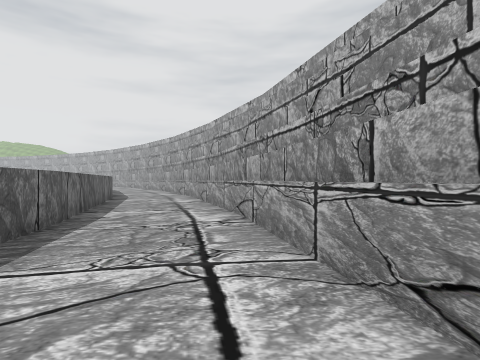
view 1 (above)

16 first-person views from a walk through a scene from a Unity 3-D project. The camera is 1.3 m above the floor, looks level and sees 80° across. The floor is counted in squares, 1.6 m on a side. Each view is taken from the middle of a square. On the plan, view 1 faces up. The plan holds only what a view shows up to about 10 squares ahead; the rest is blank. The place goes on beyond the plan. The player character is not drawn. Some surface patterns are stand-ins.

view 2
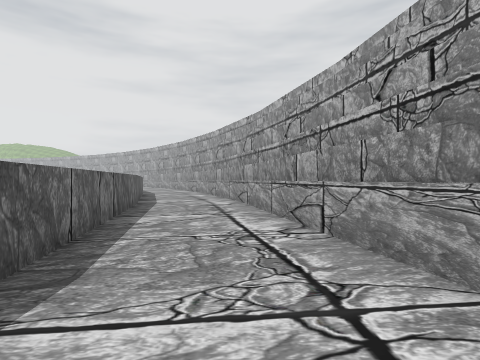

view 3
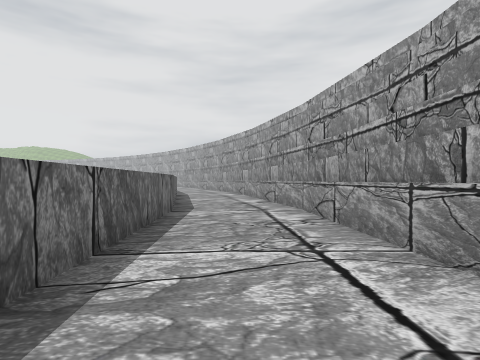

view 4
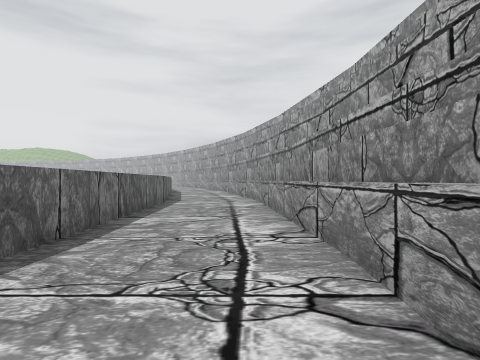

view 5
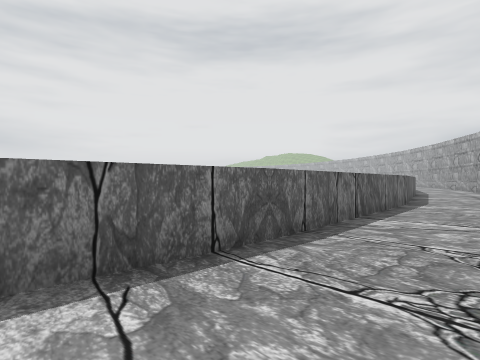

view 6
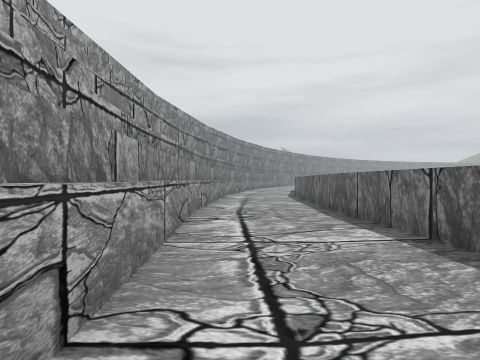

view 7
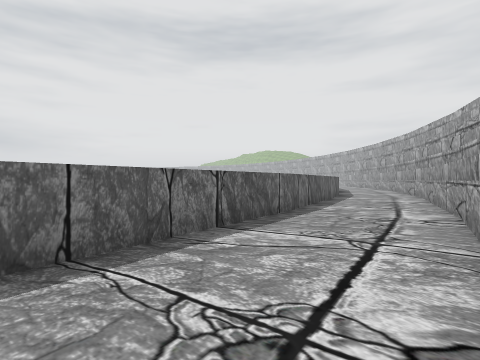

view 8
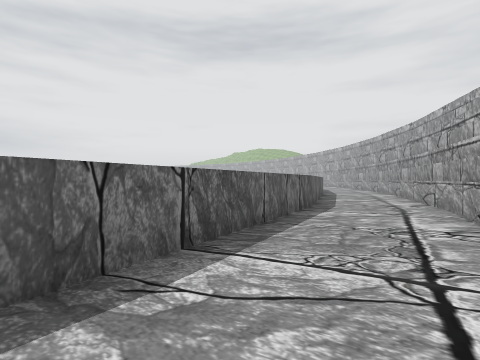

view 9
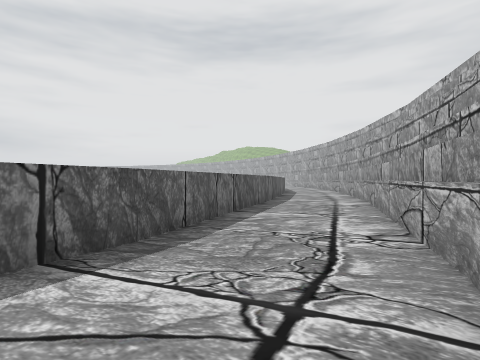

view 10
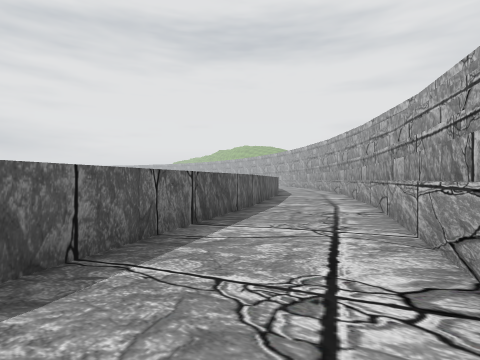

view 11
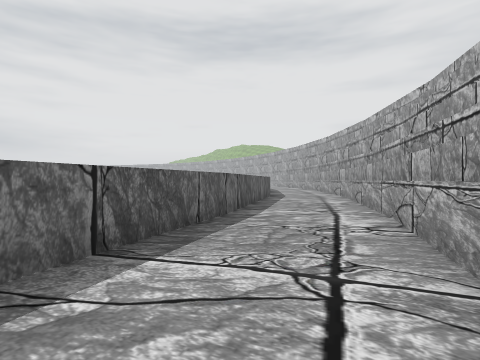

view 12
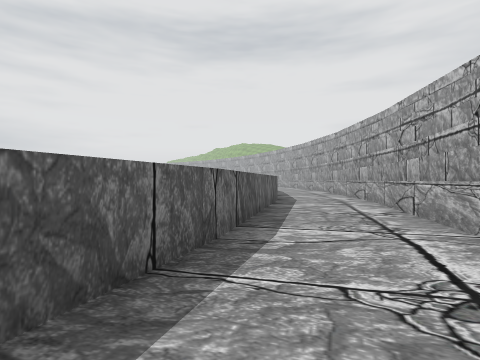

view 13
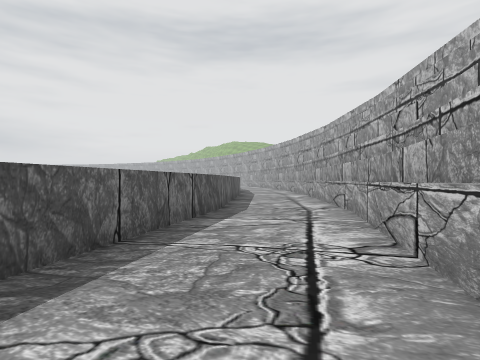

view 14
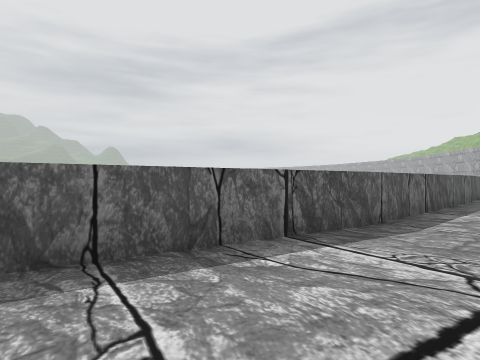

view 15
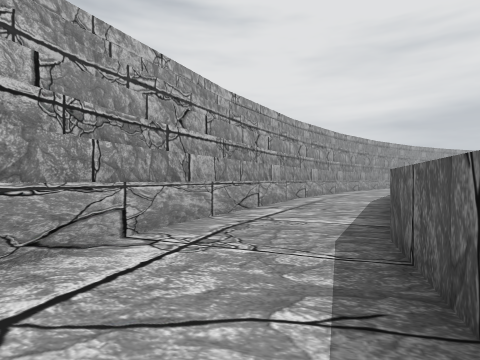

view 16
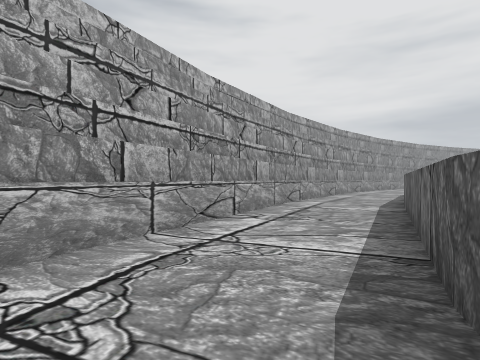

### Floor plan
Key: @ floor where view 1 was taken; # wall or solid block; . floor; ^ raised ledge.
Columns run from 15 left of view 1 to 3 right of it. Each row starts with its distance up from view 1.
 29 #...^#
 28 #....^#
 27 ##....^#
 26  ##...^#
 25   ##...^#
 24    #....##
 23    ##...^#
 22     #....^#
 21     ##...^#
 20      ##...^#
 19       #...^#
 18       ##...^#
 17        #...^#
 16        ##...^#
 15         #...^#
 14         ##...^#
 13          #...^#
 12          #...^#
 11          ##...#
 10           #...^#
  9           #...^#
  8           ##...#
  7            #...^#
  6            #...^#
  5            ##..^#
  4             #...#
  3             #...^#
  2             #...^#
  1             #...^#
  0             ##.@.#
 -1              #...#
 -2              #...^
 -3              #...^
 -4              #...^#
 -5              #...^#
 -6              #...^#
 -7              #...^#
 -8              #...^#
 -9              #...^#
-10              #...^#
-11              #...^#
-12              #...^#
-13              #...^#

Where each view was taken, in squares from view 1:
view 1: 0 up, 0 right, facing up
view 2: 4 down, 0 right, facing up
view 3: 10 down, 0 right, facing up
view 4: 13 down, 1 right, facing up
view 5: 13 down, 1 right, facing up-left
view 6: 3 down, 1 right, facing down
view 7: 1 down, 1 right, facing up-left
view 8: 5 up, 1 left, facing up-left
view 9: 11 up, 2 left, facing up-left
view 10: 13 up, 3 left, facing up-left
view 11: 15 up, 4 left, facing up-left
view 12: 17 up, 6 left, facing up-left
view 13: 21 up, 7 left, facing up-left
view 14: 24 up, 8 left, facing left
view 15: 17 up, 7 left, facing down-right
view 16: 15 up, 6 left, facing down-right
